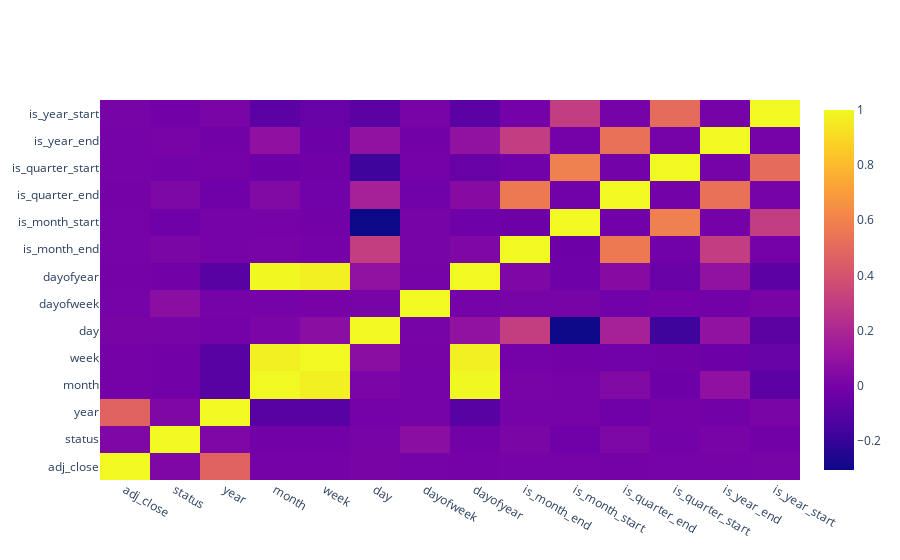

Notebook code cell kept with this figure:
### Code cell
# Plot correlation for date features only
features = [
        'adj_close', 'status',
        'year',
        'month',
        'week',
        'day',
        'dayofweek',
        'dayofyear',
        'is_month_end',
        'is_month_start',
        'is_quarter_end',
        'is_quarter_start',
        'is_year_end',
        'is_year_start'
]
        
corr_matrix = df_lags[features].corr()

z_list = []
for feat in features:
    z_list.append(corr_matrix.loc[:, feat][features])

fig = go.Figure(data=go.Heatmap(
                   z=z_list,
                   x=features,
                   y=features))
py.iplot(fig, filename='ForexPricePrediction_v6d_corr_matrix_dates')

### Figure 1 — Plotly figure (JSON) as saved in the notebook; plotly's stock layout.template omitted (floating-point values rounded to 4 significant figures; data arrays with more than 128 entries replaced by an {"elided": "..."} marker saying what was removed)
{"data": [{"type": "heatmap", "x": ["adj_close", "status", "year", "month", "week", "day", "dayofweek", "dayofyear", "is_month_end", "is_month_start", "is_quarter_end", "is_quarter_start", "is_year_end", "is_year_start"], "y": ["adj_close", "status", "year", "month", "week", "day", "dayofweek", "dayofyear", "is_month_end", "is_month_start", "is_quarter_end", "is_quarter_start", "is_year_end", "is_year_start"], "z": {"elided": "14x14 float values"}}], "layout": {}}
